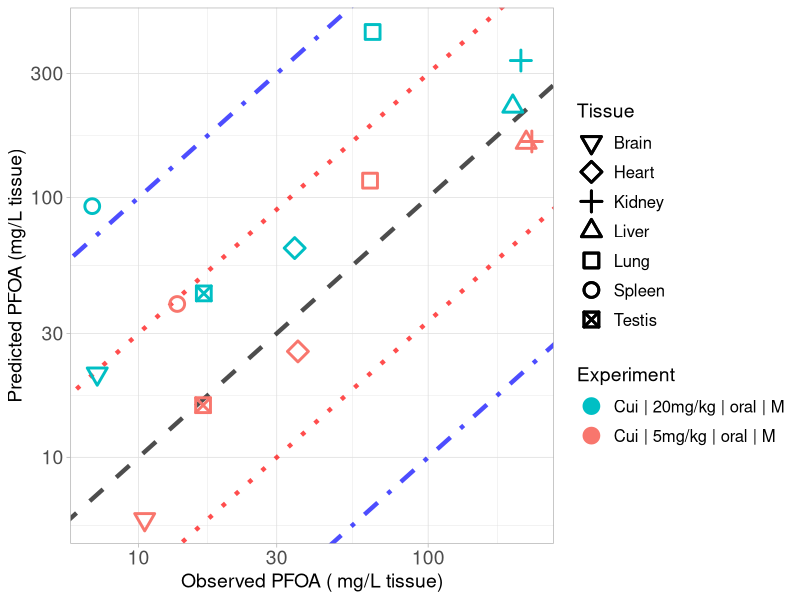

This figure's R source:
library(ggplot2)

#setwd("C:/Users/ptsir/Documents/GitHub/PFAS_PBK_models/PFOA inhalation Rat/Validation/Validation_results")
setwd("C:/Users/dpjio/Documents/GitHub/PFAS_PBK_models/PFOA inhalation Rat/Validation/Validation_koff_07_lung_same_RAF_bile")

# Load Results 
Cui_results <- read.csv("Cui_2008_results.csv", header = T)
Cui_low <- Cui_results[Cui_results$Dose == 5, ]
Cui_low$Experiment <- "Cui | 5mg/kg | oral | M"
Cui_high <- Cui_results[Cui_results$Dose == 20, ]
Cui_high$Experiment <- "Cui | 20mg/kg | oral | M"
# 
Tissue_markers <-  c(0:10,14)
names(Tissue_markers) <- c( "Lung",   "Spleen",  "Liver",   "Kidney", "Plasma", "Heart",
                            "Brain","Testis", "Stomach", "Intestines", "Carcass")

Experiment <- scales::hue_pal()(2)

names(Experiment) <- unique(c(Cui_low$Experiment, Cui_high$Experiment))



scatter_plot <- ggplot()+
  geom_abline(intercept = log10(1), slope = 1, linetype = "dashed", color = "black", linewidth = 1.5, alpha = 0.7) +  # Identity line in log10 scale
  geom_abline(intercept = log10(3), slope = 1, linetype = "dotted", color = "red", linewidth = 1.5, alpha = 0.7) +  # +3-fold error line
  geom_abline(intercept = log10(1/3), slope = 1, linetype = "dotted", color = "red", linewidth = 1.5, alpha = 0.7) +  # -3-fold error line
  geom_abline(intercept = log10(10), slope = 1, linetype = "dotdash", color = "blue", linewidth = 1.5, alpha = 0.7) +  # +10-fold error line
  geom_abline(intercept = log10(1/10), slope = 1, linetype = "dotdash", color = "blue", linewidth = 1.5, alpha = 0.7) +  # -10-fold error line
  geom_point(data = Cui_low, aes(x=Observed, y=Predicted, color = Experiment, shape = Tissue), size=4, stroke = 1.5)+
  geom_point(data = Cui_high, aes(x=Observed, y=Predicted, color = Experiment, shape = Tissue), size=4, stroke = 1.5)+
  scale_y_log10()+
  scale_x_log10()+
  scale_color_manual(values = Experiment)+
  theme(legend.spacing.y = unit(1, 'cm')) +
  guides(fill = guide_legend(byrow = TRUE))+
  scale_shape_manual(values = Tissue_markers)+
  theme_light()+
  labs(y = "Predicted PFOA (mg/L tissue)",
       x = "Observed PFOA ( mg/L tissue)")+
  theme(plot.title = element_text(hjust = 0.5),
        legend.key.size = unit(0.75, 'cm'),  
        legend.title = element_text(size=14),
        legend.text = element_text(size=12,  hjust = 0),
        axis.text = element_text(size = 14),
        axis.title = element_text(size = 14),
        )

#print(scatter_plot)

ggsave("validation_plot_PFOA_tissues.png", scatter_plot, width = 11, height = 7, units = "in", dpi = 300)


